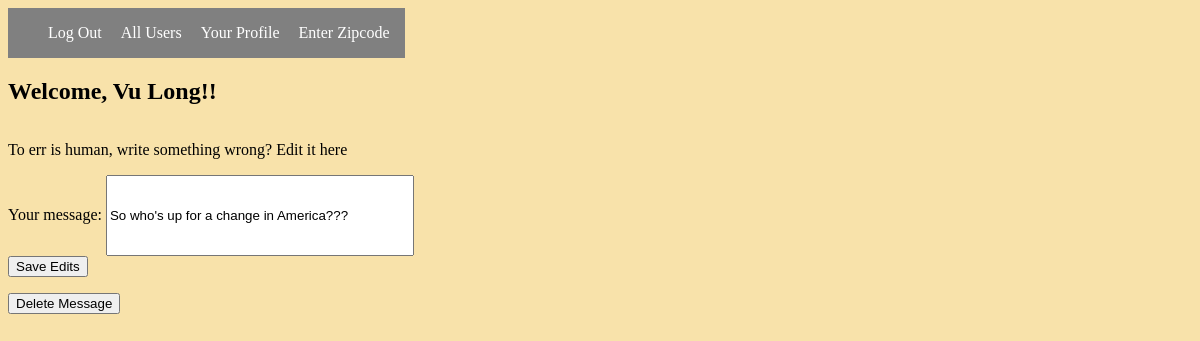
The app's page /editMessage/3 (signed in) with its own data.
### rateApp/models.py (models this page shows, shortened)
class User(models.Model):
    firstName = models.CharField(max_length=45)
    lastName = models.CharField(max_length=45)
    email = models.EmailField(unique=True)
    username = models.CharField(max_length=45)
    password = models.CharField(max_length=45)
    created_at = models.DateTimeField(auto_now_add=True)
    updated_at = models.DateTimeField(auto_now=True)
    objects = UserManager()

class Message(models.Model):
    message = models.TextField()
    user = models.ForeignKey(User, related_name="messages", on_delete = models.CASCADE)
    user_likes = models.ManyToManyField(User, related_name='user_likes')
    created_at = models.DateTimeField(auto_now_add=True)
    updated_at = models.DateTimeField(auto_now=True)

### rateApp/views.py (the view)
# urls.py: path('editMessage/<int:message_id>', views.editMessage),
def editMessage(request, message_id):
    messEd = Message.objects.get(id=message_id)
    context = {
        'editMessage':messEd,
        'users': User.objects.get(id=request.session['user_id']),
    }
    return render(request, 'editMessage.html', context)

### rateApp/templates/editMessage.html (shortened to what this page needs)
<!DOCTYPE html>
<html lang="en">
<head>
    <title>Edit message</title>{% load static %}
    <link rel='stylesheet' href="{% static 'css/styles.css' %}">
</head>
<body>
    <header>
        <nav class="navbar">
          <ul>
            <li><a href="/logout">Log Out</a></li>
            <li><a href="/users">All Users</a></li>
            <li><a href="/profile/">Your Profile</a></li>
            <li><a href="/zipcode/">Enter Zipcode</a></li>
          </ul>
        </nav>
    </header>
    <h2>Welcome, {{users.lastName}} {{users.firstName}}!!</h2>
    <p> To err is human, write something wrong? Edit it here</p>
    <form action="/updateMessage/{{ editMessage.id }}" method="post">
        <section>
            <label for='message'>Your message:</label>
            <input type='text' name='message' id='message' value="{{editMessage.message}}" class="box">
        </section>
        <button>Save Edits</button>
    </form>
    <p><a href="/deleteMessage/{{message.id}}" class="del"><button>Delete Message</button></a></p>
</body>
</html>

### rateApp/static/css/styles.css (style rules this page uses)
body { background-color: rgb(248, 226, 170); display: flex; flex-direction: column; }
.navbar { background-color: gray; color: white; float: left; }
li { display: inline; margin-right: 15px; }
a { text-decoration: none; color: white; }
.box { min-height: 75px; width: 300px; }
.del { color: cornflowerblue; }

### records on screen
User: lastName "Vu", firstName "Long"
Message: message "So who's up for a change in America???"
